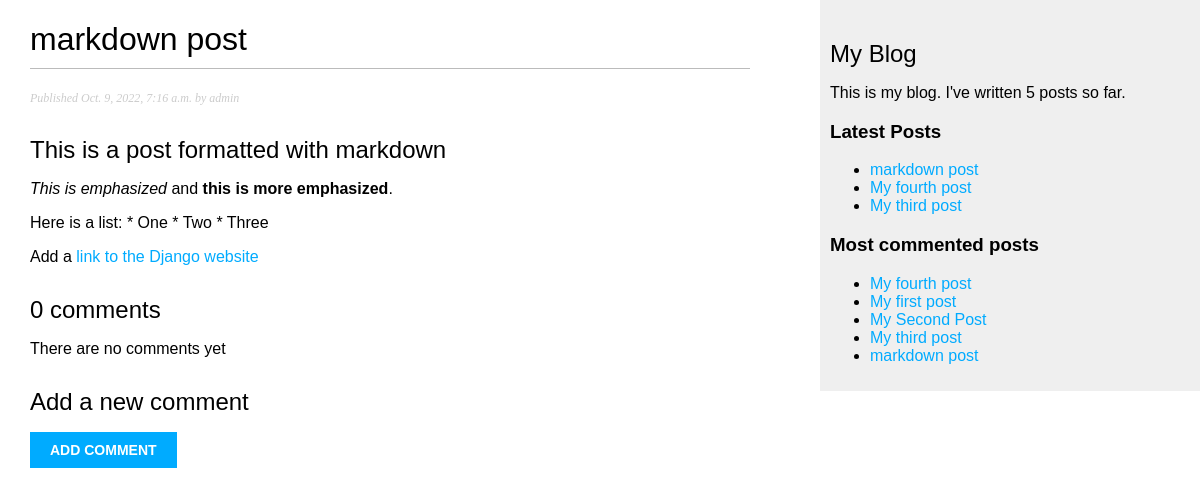
/blog/2022/10/9/markdown-post/, run on the app's committed database.
### blog/models.py (models this page shows, shortened)
class Post(models.Model):
    STATIC_CHOICES = (
        ('draft','Draft'),
        ('published','Published')
    )
    title = models.CharField(max_length=250)
    slug = models.SlugField(max_length=250,unique_for_date='publish')
    author = models.ForeignKey(User,on_delete=models.CASCADE,related_name='blog_posts')
    body = models.TextField()
    publish = models.DateTimeField(default=timezone.now)
    created = models.DateTimeField(auto_now_add=True)
    updated = models.DateTimeField(auto_now=True)
    status = models.CharField(max_length=10,choices=STATIC_CHOICES,default='draft')
    objects = models.Manager() # the default manager
    published = PublishedManager() # our custom manager
    tags = TaggableManager()
    class Meta:
        ordering = ('-publish',)
    def get_absolute_url(self):
        return reverse(
            'blog:post_detail',
            args=[
                self.publish.year,
                self.publish.month,
                self.publish.day,
                self.slug
            ]
        )

### blog/views.py (the view, shortened to what this page needs)
def post_detail(request,year,month,day,post):
    post = get_object_or_404(
        Post,
        slug=post,
        status='published',
        publish__year=year,
        publish__month=month,
        publish__day=day
    )
    comments = post.comments.filter(active=True)
    new_comment = None
    comment_form = None
    context = {
        'post': post,
        'comments': comments,
        'new_comment': new_comment,
        'comment_form': comment_form
    }
    template = 'blog/post/detail.html'
    return render(request,template,context)

### blog/models.py (called while the page is built)
    def get_queryset(self):
        return super(PublishedManager,self).get_queryset().filter(status='published')

### blog/templatetags/blog_tags.py (called while the page is built)
@register.filter(name='markdown')
def markdown_format(text):
    return mark_safe(markdown.markdown(text))

@register.simple_tag
def total_posts():
    return Post.published.count()

@register.inclusion_tag('blog/post/latest_posts.html')
def show_latest_posts(count=3):
    latest_posts = Post.published.order_by('-publish')[:count]
    return {'latest_posts': latest_posts}

@register.simple_tag
def get_most_commented_posts(count=5):
    return Post.published.annotate(
        total_comments=Count('comments')
    ).order_by('-total_comments')[:count]

### blog/templates/blog/post/detail.html (shortened to what this page needs)
{% extends "blog/base.html" %}
{% load blog_tags %}
{% block content %}
    <h1>{{ post.title }}</h1>
    <p class="date">
        Published {{ post.publish }} by {{ post.author }}
    </p>
    {{ post.body|markdown }}
    {% with comments.count as total_comments %}
        <h2>
            {{ total_comments }} comment{{ total_comments|pluralize }}
        </h2>
    {% endwith %}
    {% for comment in comments %}
        <div class="comment">
            <p class="info">
                Comment {{ forloop.counter }} by {{ comment.name }}
                {{ comment.created }}
            </p>
            {{ comment.body|linebreaks }}
        </div>
        {% empty %}
        <p>There are no comments yet</p>
    {% endfor %}
    {% if new_comment %}
        <h2>Your comment has been added.</h2>
    {% else %}
        <h2>Add a new comment</h2>
        <form method="POST">
            <p><input type="submit" value="Add comment"></p>
        </form>
    {% endif %}
{% endblock %}

### blog/templates/blog/base.html (shortened to what this page needs)
{% load blog_tags %}
{% load static %}
<!DOCTYPE html>
<html>
<head>
    <link href="{% static 'css/blog.css' %}" rel="stylesheet">
</head>
<body>
    <div id="content">
        {% block content %}
        {% endblock %}
    </div>
    <div id="sidebar">
        <h2>My Blog</h2>
        <p>This is my blog. I've written {% total_posts %} posts so far.</p>
        <h3>Latest Posts</h3>
        {% show_latest_posts %}
        <h3>Most commented posts</h3>
        {% get_most_commented_posts as most_commented_posts %}
        <ul>
            {% for post in most_commented_posts %}
                <li>
                    <a href="{{ post.get_absolute_url }}">{{ post.title }}</a>
                </li>
            {% endfor %}
        </ul>
    </div>
</body>
</html>

### blog/templates/blog/post/latest_posts.html
<ul>
    {% for post in latest_posts %}
        <li>
            <a href="{{ post.get_absolute_url }}">{{ post.title }}</a>
        </li>
    {% endfor %}
</ul>

### blog/static/css/blog.css (style rules this page uses)
body { margin:0; padding:0; font-family:helvetica, sans-serif; }
a { color:#00abff; text-decoration:none; }
h1 { font-weight:normal; border-bottom:1px solid #bbb; padding:0 0 10px 0; }
h2 { font-weight:normal; margin:30px 0 0; }
#content { float:left; width:60%; padding:0 0 0 30px; }
#sidebar { float:right; width:30%; padding:10px; background:#efefef; height:100%; }
p.date { color:#ccc; font-family: georgia, serif; font-size: 12px; font-style: italic; }
input, textarea { clear:both; float:left; margin:0 0 10px; background:#ededed; border:0; padding:6px 10px; font-size:12px; }
input[type=submit] { font-weight:bold; background:#00abff; color:#fff; padding:10px 20px; font-size:14px; text-transform:uppercase; }

### data on the page
Post: title "markdown post", publish "Oct. 9, 2022, 7:16 a.m.", author "admin", body "This is a post formatted with markdown This is emphasized and this is more emphasized . Here is a list: * One * Two * Three Add a link to the Django website"
Post: title "My fourth post"
Post: title "My third post"
Post: title "My first post"
Post: title "My Second Post"

### other printed values
{{ total_comments }} "0"
